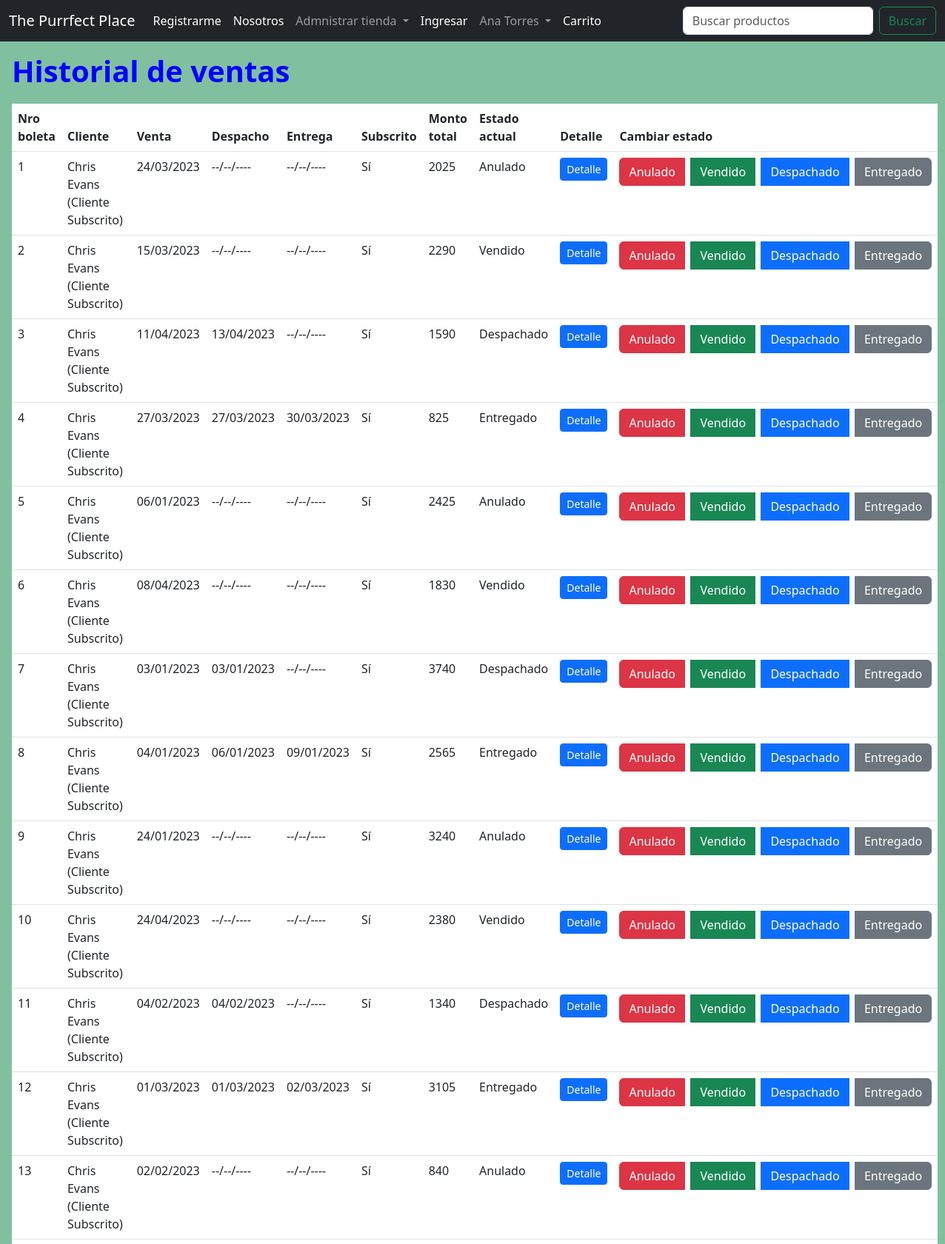
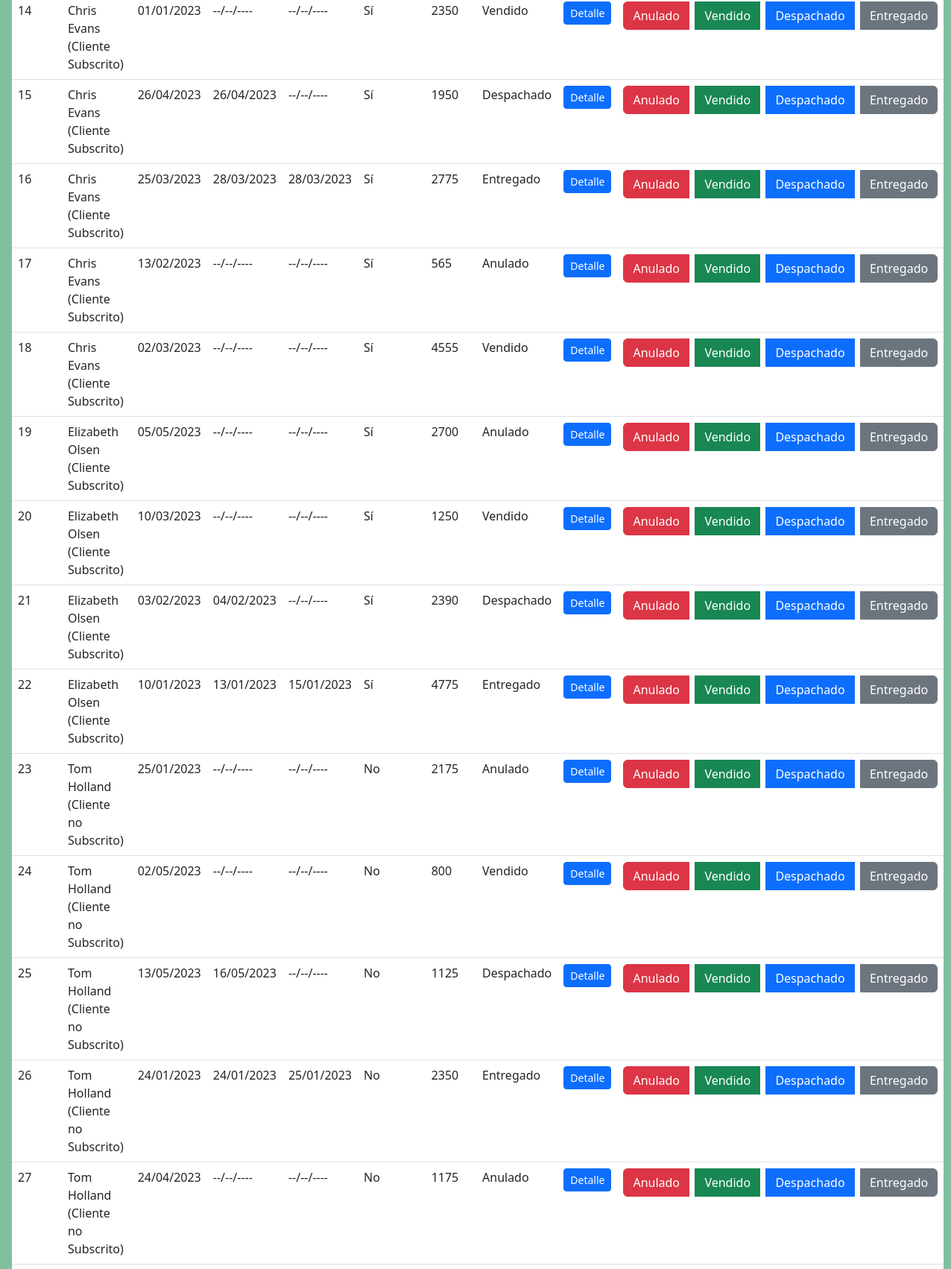
The app's page /ventas (upper part) with its own data (2 pictures, top to bottom).
### core/models.py (models this page shows, shortened)
class Boleta(models.Model):
    ESTADO_CHOICES = [
        ('Anulado', 'Anulado'),
        ('Vendido', 'Vendido'),
        ('Despachado', 'Despachado'),
        ('Entregado', 'Entregado'),
    ]
    nro_boleta = models.IntegerField(primary_key=True, blank=False, null=False, verbose_name='Nro boleta')
    cliente = models.ForeignKey(Perfil, on_delete=models.DO_NOTHING)
    monto_sin_iva = models.IntegerField(blank=False, null=False, verbose_name='Monto sin IVA')
    iva = models.IntegerField(blank=False, null=False, verbose_name='IVA')
    total_a_pagar = models.IntegerField(blank=False, null=False, verbose_name='Total a pagar')
    fecha_venta = models.DateField(blank=False, null=False, verbose_name='Fecha de venta')
    fecha_despacho = models.DateField(blank=True, null=True, verbose_name='Fecha de despacho')
    fecha_entrega = models.DateField(blank=True, null=True, verbose_name='Fecha de entrega')
    estado = models.CharField(choices=ESTADO_CHOICES, max_length=50, blank=False, null=False, verbose_name='Estado')
    class Meta:
        db_table = 'Boleta'

### core/views.py (the view)
# urls.py: path('ventas', ventas, name='ventas'),
def ventas(request):
    boletas = Boleta.objects.all()
    historial =[]
    for boleta in boletas:
        boleta_historial = {}
        boleta_historial['nro_boleta'] = boleta.nro_boleta
        boleta_historial['nom_cliente'] = f'{boleta.cliente.usuario.first_name} {boleta.cliente.usuario.last_name}'
        boleta_historial['fecha_venta'] = boleta.fecha_venta
        boleta_historial['fecha_despacho'] = boleta.fecha_despacho
        boleta_historial['fecha_entrega'] = boleta.fecha_entrega
        if boleta.cliente.subscrito:
            boleta_historial['subscrito'] = 'Sí'
        else:
            boleta_historial['subscrito'] = 'No'
        boleta_historial['total_a_pagar'] = boleta.total_a_pagar
        boleta_historial['estado'] = boleta.estado
        historial.append(boleta_historial)
    datos = { 'historial': historial }
    return render(request, 'core/ventas.html', datos)

### core/templatetags/custom_filters.py (called while the page is built)
@register.filter
def formatear_fecha(value):
    if value == None:
        value = '--/--/----'
    else:
        value = value.strftime("%d/%m/%Y")
    return f'{value}'

### core/templates/core/ventas.html (shortened to what this page needs)
{% extends 'core/base.html' %}
{% load static %}
{% load custom_filters %}
{% block content %}
    <h1>Historial de ventas</h1>
    <table class="table table-hover">
        <thead>
            <tr>
                <th> Nro boleta </th>
                <th> Cliente </th>
                <th> Venta </th>
                <th> Despacho </th>
                <th> Entrega </th>
                <th> Subscrito </th>
                <th> Monto total </th>
                <th> Estado actual </th>
                <th> Detalle </th>
                <th colspan="4">
                    Cambiar estado
                </th>
            </tr>
        </thead>
        <tbody>
            {% for boleta in historial %}
                <tr>
                    <td> {{ boleta.nro_boleta }} </td>
                    <td> {{ boleta.nom_cliente }} </td>
                    <td> {{ boleta.fecha_venta|formatear_fecha }} </td>
                    <td> {{ boleta.fecha_despacho|formatear_fecha }} </td>
                    <td> {{ boleta.fecha_entrega|formatear_fecha }} </td>
                    <td> {{ boleta.subscrito }} </td>
                    <td> {{ boleta.total_a_pagar }} </td>
                    <td> {{ boleta.estado }} </td>
                    <td>
                        <button type="submit" class="btn btn-sm btn-primary">Detalle</button>
                    </td>
                    <td>
                        <span>
                            <div class="btn-group">
                                <a href="{% url 'cambiar_estado_boleta' boleta.nro_boleta 'Anulado'  %}" class="btn btn-xs btn-danger">Anulado</a> &nbsp;&nbsp;
                                <a href="{% url 'cambiar_estado_boleta' boleta.nro_boleta 'Vendido'  %}" class="btn btn-xs btn-success">Vendido</a> &nbsp;&nbsp;
                                <a href="{% url 'cambiar_estado_boleta' boleta.nro_boleta 'Despachado'  %}" class="btn btn-xs btn-primary">Despachado</a> &nbsp;&nbsp;
                                <a href="{% url 'cambiar_estado_boleta' boleta.nro_boleta 'Entregado'  %}" class="btn btn-xs btn-secondary">Entregado</a>
                            </div>
                        </span>
                    </td>
                </tr>
            {% endfor %}
        </tbody>
    </table>
{% endblock content %}

### core/static/core/css/base.css (style rules this page uses)
h1 { color: blue !important; font-weight: bolder; margin-bottom: 20px; }

### records on screen
Boleta: fecha_venta "24/03/2023", estado "Anulado"
Boleta: fecha_venta "15/03/2023", estado "Vendido"
Boleta: fecha_venta "11/04/2023", fecha_despacho "13/04/2023", estado "Despachado"
Boleta: fecha_venta "27/03/2023", fecha_despacho "27/03/2023", fecha_entrega "30/03/2023", estado "Entregado"
Boleta: fecha_venta "06/01/2023", estado "Anulado"
Boleta: fecha_venta "08/04/2023", estado "Vendido"
Boleta: fecha_venta "03/01/2023", fecha_despacho "03/01/2023", estado "Despachado"
Boleta: fecha_venta "04/01/2023", fecha_despacho "06/01/2023", fecha_entrega "09/01/2023", estado "Entregado"
Boleta: fecha_venta "24/01/2023", estado "Anulado"
Boleta: fecha_venta "24/04/2023", estado "Vendido"
Boleta: fecha_venta "04/02/2023", fecha_despacho "04/02/2023", estado "Despachado"
Boleta: fecha_venta "01/03/2023", fecha_despacho "01/03/2023", fecha_entrega "02/03/2023", estado "Entregado"
Boleta: fecha_venta "02/02/2023", estado "Anulado"
Boleta: fecha_venta "01/01/2023", estado "Vendido"
Boleta: fecha_venta "26/04/2023", fecha_despacho "26/04/2023", estado "Despachado"
Boleta: fecha_venta "25/03/2023", fecha_despacho "28/03/2023", fecha_entrega "28/03/2023", estado "Entregado"
Boleta: fecha_venta "13/02/2023", estado "Anulado"
Boleta: fecha_venta "02/03/2023", estado "Vendido"
Boleta: fecha_venta "05/05/2023", estado "Anulado"
Boleta: fecha_venta "10/03/2023", estado "Vendido"
Boleta: fecha_venta "03/02/2023", fecha_despacho "04/02/2023", estado "Despachado"
Boleta: fecha_venta "10/01/2023", fecha_despacho "13/01/2023", fecha_entrega "15/01/2023", estado "Entregado"
Boleta: fecha_venta "25/01/2023", estado "Anulado"
Boleta: fecha_venta "02/05/2023", estado "Vendido"
Boleta: fecha_venta "13/05/2023", fecha_despacho "16/05/2023", estado "Despachado"
Boleta: fecha_venta "24/01/2023", fecha_despacho "24/01/2023", fecha_entrega "25/01/2023", estado "Entregado"
Boleta: fecha_venta "24/04/2023", estado "Anulado"

### other values on screen
{{ boleta.nro_boleta }} "1" "2" "3" "4" "5" "6" "7" "8" "9" "10" "11" "12" "13" "14" "15" "16" "17" "18" "19" "20" "21" "22" "23" "24" "25" "26" "27"
{{ boleta.nom_cliente }} "Chris Evans (Cliente Subscrito)" "Chris Evans (Cliente Subscrito)" "Chris Evans (Cliente Subscrito)" "Chris Evans (Cliente Subscrito)" "Chris Evans (Cliente Subscrito)" "Chris Evans (Cliente Subscrito)" "Chris Evans (Cliente Subscrito)" "Chris Evans (Cliente Subscrito)" "Chris Evans (Cliente Subscrito)" "Chris Evans (Cliente Subscrito)" "Chris Evans (Cliente Subscrito)" "Chris Evans (Cliente Subscrito)" "Chris Evans (Cliente Subscrito)" "Chris Evans (Cliente Subscrito)" "Chris Evans (Cliente Subscrito)" "Chris Evans (Cliente Subscrito)" "Chris Evans (Cliente Subscrito)" "Chris Evans (Cliente Subscrito)" "Elizabeth Olsen (Cliente Subscrito)" "Elizabeth Olsen (Cliente Subscrito)" "Elizabeth Olsen (Cliente Subscrito)" "Elizabeth Olsen (Cliente Subscrito)" "Tom Holland (Cliente no Subscrito)" "Tom Holland (Cliente no Subscrito)" "Tom Holland (Cliente no Subscrito)" "Tom Holland (Cliente no Subscrito)" "Tom Holland (Cliente no Subscrito)"
{{ boleta.fecha_despacho|formatear_fecha }} "--/--/----" "--/--/----" "--/--/----" "--/--/----" "--/--/----" "--/--/----" "--/--/----" "--/--/----" "--/--/----" "--/--/----" "--/--/----" "--/--/----" "--/--/----" "--/--/----" "--/--/----"
{{ boleta.fecha_entrega|formatear_fecha }} "--/--/----" "--/--/----" "--/--/----" "--/--/----" "--/--/----" "--/--/----" "--/--/----" "--/--/----" "--/--/----" "--/--/----" "--/--/----" "--/--/----" "--/--/----" "--/--/----" "--/--/----" "--/--/----" "--/--/----" "--/--/----" "--/--/----" "--/--/----" "--/--/----"
{{ boleta.subscrito }} "Sí" "Sí" "Sí" "Sí" "Sí" "Sí" "Sí" "Sí" "Sí" "Sí" "Sí" "Sí" "Sí" "Sí" "Sí" "Sí" "Sí" "Sí" "Sí" "Sí" "Sí" "Sí" "No" "No" "No" "No" "No"
{{ boleta.total_a_pagar }} "2025" "2290" "1590" "825" "2425" "1830" "3740" "2565" "3240" "2380" "1340" "3105" "840" "2350" "1950" "2775" "565" "4555" "2700" "1250" "2390" "4775" "2175" "800" "1125" "2350" "1175"
